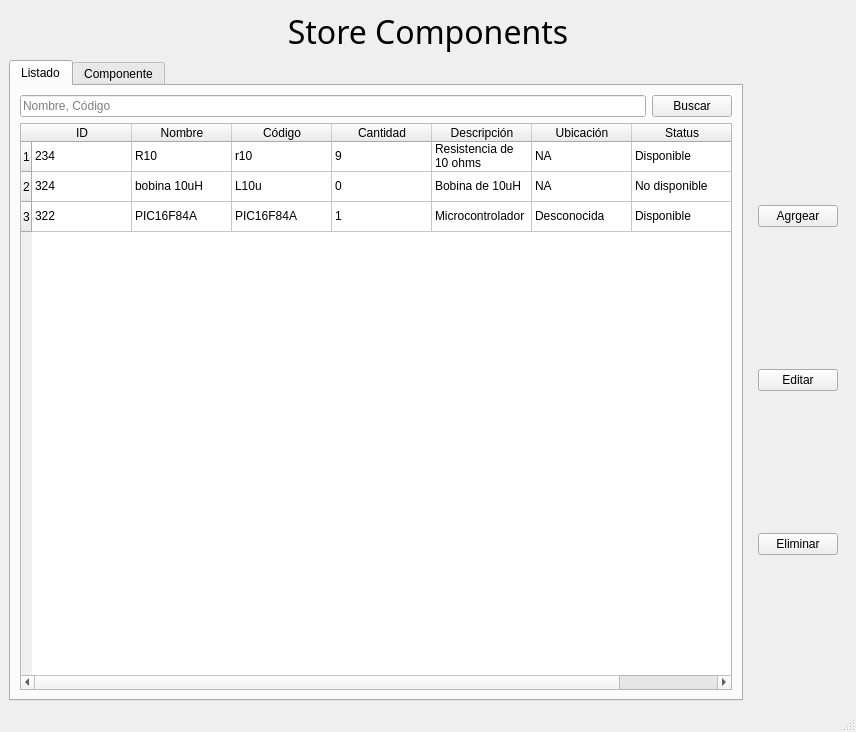
<?xml version="1.0" encoding="UTF-8"?>
<ui version="4.0">
 <class>MainWindow</class>
 <widget class="QMainWindow" name="MainWindow">
  <property name="geometry">
   <rect>
    <x>0</x>
    <y>0</y>
    <width>856</width>
    <height>732</height>
   </rect>
  </property>
  <property name="windowTitle">
   <string>App Store Components</string>
  </property>
  <widget class="QWidget" name="centralwidget">
   <layout class="QVBoxLayout" name="verticalLayout_2">
    <item>
     <widget class="QLabel" name="label">
      <property name="font">
       <font>
        <family>JetBrains Mono</family>
        <pointsize>24</pointsize>
       </font>
      </property>
      <property name="text">
       <string>Store Components</string>
      </property>
      <property name="alignment">
       <set>Qt::AlignmentFlag::AlignCenter</set>
      </property>
     </widget>
    </item>
    <item>
     <layout class="QGridLayout" name="gridLayout">
      <item row="0" column="1">
       <widget class="QWidget" name="widget" native="true">
        <layout class="QVBoxLayout" name="verticalLayout">
         <item>
          <widget class="QPushButton" name="pushButton">
           <property name="text">
            <string>Agrgear</string>
           </property>
          </widget>
         </item>
         <item>
          <widget class="QPushButton" name="pushButton_2">
           <property name="text">
            <string>Editar</string>
           </property>
          </widget>
         </item>
         <item>
          <widget class="QPushButton" name="pushButton_3">
           <property name="text">
            <string>Eliminar</string>
           </property>
          </widget>
         </item>
        </layout>
       </widget>
      </item>
      <item row="0" column="0">
       <widget class="QTabWidget" name="tabWidget">
        <property name="currentIndex">
         <number>0</number>
        </property>
        <widget class="QWidget" name="tab">
         <attribute name="title">
          <string>Listado</string>
         </attribute>
         <layout class="QVBoxLayout" name="verticalLayout_3">
          <item>
           <layout class="QHBoxLayout" name="horizontalLayout">
            <item>
             <widget class="QLineEdit" name="lineEdit">
              <property name="placeholderText">
               <string>Nombre, Código</string>
              </property>
             </widget>
            </item>
            <item>
             <widget class="QPushButton" name="pushButton_4">
              <property name="text">
               <string>Buscar</string>
              </property>
             </widget>
            </item>
           </layout>
          </item>
          <item>
           <widget class="QTableWidget" name="tableWidget">
            <property name="editTriggers">
             <set>QAbstractItemView::EditTrigger::NoEditTriggers</set>
            </property>
            <property name="rowCount">
             <number>3</number>
            </property>
            <property name="columnCount">
             <number>7</number>
            </property>
            <row/>
            <row/>
            <row/>
            <column>
             <property name="text">
              <string>ID</string>
             </property>
            </column>
            <column>
             <property name="text">
              <string>Nombre</string>
             </property>
            </column>
            <column>
             <property name="text">
              <string>Código</string>
             </property>
            </column>
            <column>
             <property name="text">
              <string>Cantidad</string>
             </property>
            </column>
            <column>
             <property name="text">
              <string>Descripción</string>
             </property>
            </column>
            <column>
             <property name="text">
              <string>Ubicación</string>
             </property>
            </column>
            <column>
             <property name="text">
              <string>Status</string>
             </property>
            </column>
            <item row="0" column="0">
             <property name="text">
              <string>234</string>
             </property>
            </item>
            <item row="0" column="1">
             <property name="text">
              <string>R10</string>
             </property>
            </item>
            <item row="0" column="2">
             <property name="text">
              <string>r10</string>
             </property>
            </item>
            <item row="0" column="3">
             <property name="text">
              <string>9</string>
             </property>
            </item>
            <item row="0" column="4">
             <property name="text">
              <string>Resistencia de 10 ohms</string>
             </property>
            </item>
            <item row="0" column="5">
             <property name="text">
              <string>NA</string>
             </property>
            </item>
            <item row="0" column="6">
             <property name="text">
              <string>Disponible</string>
             </property>
            </item>
            <item row="1" column="0">
             <property name="text">
              <string>324</string>
             </property>
            </item>
            <item row="1" column="1">
             <property name="text">
              <string>bobina 10uH</string>
             </property>
            </item>
            <item row="1" column="2">
             <property name="text">
              <string>L10u</string>
             </property>
            </item>
            <item row="1" column="3">
             <property name="text">
              <string>0</string>
             </property>
            </item>
            <item row="1" column="4">
             <property name="text">
              <string>Bobina de 10uH</string>
             </property>
            </item>
            <item row="1" column="5">
             <property name="text">
              <string>NA</string>
             </property>
            </item>
            <item row="1" column="6">
             <property name="text">
              <string>No disponible</string>
             </property>
            </item>
            <item row="2" column="0">
             <property name="text">
              <string>322</string>
             </property>
            </item>
            <item row="2" column="1">
             <property name="text">
              <string>PIC16F84A</string>
             </property>
            </item>
            <item row="2" column="2">
             <property name="text">
              <string>PIC16F84A</string>
             </property>
            </item>
            <item row="2" column="3">
             <property name="text">
              <string>1</string>
             </property>
            </item>
            <item row="2" column="4">
             <property name="text">
              <string>Microcontrolador</string>
             </property>
            </item>
            <item row="2" column="5">
             <property name="text">
              <string>Desconocida</string>
             </property>
            </item>
            <item row="2" column="6">
             <property name="text">
              <string>Disponible</string>
             </property>
            </item>
           </widget>
          </item>
         </layout>
        </widget>
        <widget class="QWidget" name="tab_2">
         <attribute name="title">
          <string>Componente</string>
         </attribute>
         <layout class="QVBoxLayout" name="verticalLayout_4">
          <item>
           <layout class="QHBoxLayout" name="horizontalLayout_2">
            <item>
             <widget class="QLineEdit" name="lineEdit_2">
              <property name="placeholderText">
               <string>Id / Codigo</string>
              </property>
             </widget>
            </item>
            <item>
             <widget class="QPushButton" name="pushButton_5">
              <property name="text">
               <string>Buscar</string>
              </property>
             </widget>
            </item>
           </layout>
          </item>
          <item>
           <widget class="QFrame" name="frame">
            <property name="sizePolicy">
             <sizepolicy hsizetype="Expanding" vsizetype="Expanding">
              <horstretch>0</horstretch>
              <verstretch>0</verstretch>
             </sizepolicy>
            </property>
            <property name="frameShape">
             <enum>QFrame::Shape::StyledPanel</enum>
            </property>
            <property name="frameShadow">
             <enum>QFrame::Shadow::Raised</enum>
            </property>
            <layout class="QVBoxLayout" name="verticalLayout_6">
             <item>
              <layout class="QGridLayout" name="gridLayout_2">
               <item row="0" column="0">
                <widget class="QLabel" name="label_2">
                 <property name="sizePolicy">
                  <sizepolicy hsizetype="Preferred" vsizetype="Preferred">
                   <horstretch>0</horstretch>
                   <verstretch>0</verstretch>
                  </sizepolicy>
                 </property>
                 <property name="font">
                  <font>
                   <family>JetBrains Mono</family>
                   <pointsize>11</pointsize>
                   <bold>true</bold>
                  </font>
                 </property>
                 <property name="text">
                  <string>Nombre:</string>
                 </property>
                </widget>
               </item>
               <item row="0" column="1">
                <widget class="QLineEdit" name="lineEdit_3">
                 <property name="font">
                  <font>
                   <family>JetBrains Mono</family>
                  </font>
                 </property>
                 <property name="text">
                  <string>PIC</string>
                 </property>
                 <property name="readOnly">
                  <bool>true</bool>
                 </property>
                </widget>
               </item>
               <item row="1" column="0">
                <widget class="QLabel" name="label_3">
                 <property name="sizePolicy">
                  <sizepolicy hsizetype="Preferred" vsizetype="Preferred">
                   <horstretch>0</horstretch>
                   <verstretch>0</verstretch>
                  </sizepolicy>
                 </property>
                 <property name="font">
                  <font>
                   <family>JetBrains Mono</family>
                   <pointsize>11</pointsize>
                   <bold>true</bold>
                  </font>
                 </property>
                 <property name="text">
                  <string>Código:</string>
                 </property>
                </widget>
               </item>
               <item row="1" column="1">
                <widget class="QLineEdit" name="lineEdit_4">
                 <property name="font">
                  <font>
                   <family>JetBrains Mono</family>
                  </font>
                 </property>
                 <property name="text">
                  <string>PIC16F84A</string>
                 </property>
                </widget>
               </item>
               <item row="2" column="0">
                <widget class="QLabel" name="label_4">
                 <property name="font">
                  <font>
                   <family>JetBrains Mono</family>
                   <pointsize>11</pointsize>
                   <bold>true</bold>
                  </font>
                 </property>
                 <property name="text">
                  <string>Cantidad:</string>
                 </property>
                </widget>
               </item>
               <item row="2" column="1">
                <widget class="QLineEdit" name="lineEdit_5">
                 <property name="font">
                  <font>
                   <family>JetBrains Mono</family>
                  </font>
                 </property>
                 <property name="text">
                  <string>12</string>
                 </property>
                </widget>
               </item>
              </layout>
             </item>
             <item>
              <layout class="QVBoxLayout" name="verticalLayout_5">
               <item>
                <widget class="QLabel" name="label_5">
                 <property name="font">
                  <font>
                   <family>JetBrains Mono</family>
                   <pointsize>11</pointsize>
                   <bold>true</bold>
                  </font>
                 </property>
                 <property name="text">
                  <string>Descripción:</string>
                 </property>
                </widget>
               </item>
               <item>
                <widget class="QPlainTextEdit" name="plainTextEdit">
                 <property name="font">
                  <font>
                   <family>JetBrains Mono</family>
                  </font>
                 </property>
                 <property name="readOnly">
                  <bool>true</bool>
                 </property>
                 <property name="plainText">
                  <string>descripcion del component</string>
                 </property>
                 <property name="textInteractionFlags">
                  <set>Qt::TextInteractionFlag::TextSelectableByMouse</set>
                 </property>
                </widget>
               </item>
              </layout>
             </item>
            </layout>
           </widget>
          </item>
         </layout>
        </widget>
       </widget>
      </item>
     </layout>
    </item>
   </layout>
  </widget>
  <widget class="QMenuBar" name="menubar">
   <property name="geometry">
    <rect>
     <x>0</x>
     <y>0</y>
     <width>856</width>
     <height>30</height>
    </rect>
   </property>
  </widget>
  <widget class="QStatusBar" name="statusbar"/>
 </widget>
 <resources/>
 <connections/>
</ui>
